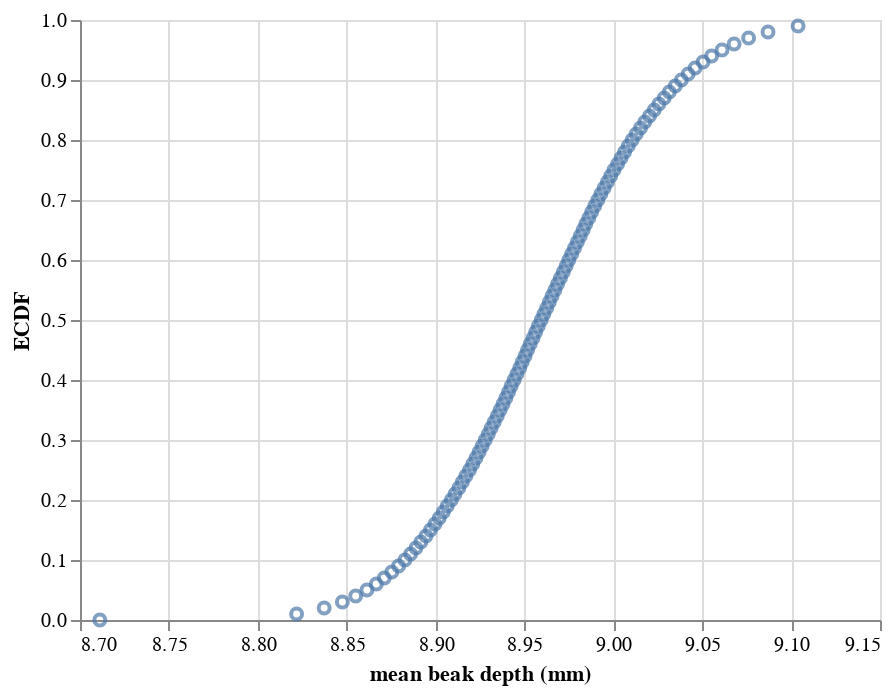

Here is the notebook cell this chart was saved with:
### Markdown cell above
Now that we have our replicas, 100,000 of them, we can plot an ECDF to see what we might expect of the mean if we were to do the experiment again.

### Code cell
# Compute ECDF
x, y = bootcamp_utils.ecdf_vals(bs_reps_1975)

# Thinned set for plotting
df_ecdf = pd.DataFrame(data={'mean beak depth (mm)': x[::1000],
                             'ECDF': y[::1000]})

# Make the plot
alt.Chart(df_ecdf
    ).mark_point(
    ).encode(
        x=alt.X('mean beak depth (mm):Q', scale=alt.Scale(zero=False)),
        y='ECDF:Q')

### Figure 1 — Vega-Lite specification as saved in the notebook (floating-point values rounded to 4 significant figures)
{"$schema": "https://vega.github.io/schema/vega-lite/v2.4.3.json", "config": {"view": {"height": 300, "width": 400}}, "data": {"values": [{"ECDF": 1e-05, "mean beak depth (mm)": 8.711}, {"ECDF": 0.01001, "mean beak depth (mm)": 8.822}, {"ECDF": 0.02001, "mean beak depth (mm)": 8.837}, {"ECDF": 0.03001, "mean beak depth (mm)": 8.848}, {"ECDF": 0.04001, "mean beak depth (mm)": 8.855}, {"ECDF": 0.05001, "mean beak depth (mm)": 8.861}, {"ECDF": 0.06001, "mean beak depth (mm)": 8.867}, {"ECDF": 0.07001, "mean beak depth (mm)": 8.871}, {"ECDF": 0.08001, "mean beak depth (mm)": 8.875}, {"ECDF": 0.09001, "mean beak depth (mm)": 8.879}, {"ECDF": 0.1, "mean beak depth (mm)": 8.883}, {"ECDF": 0.11, "mean beak depth (mm)": 8.886}, {"ECDF": 0.12, "mean beak depth (mm)": 8.889}, {"ECDF": 0.13, "mean beak depth (mm)": 8.892}, {"ECDF": 0.14, "mean beak depth (mm)": 8.895}, {"ECDF": 0.15, "mean beak depth (mm)": 8.897}, {"ECDF": 0.16, "mean beak depth (mm)": 8.9}, {"ECDF": 0.17, "mean beak depth (mm)": 8.902}, {"ECDF": 0.18, "mean beak depth (mm)": 8.904}, {"ECDF": 0.19, "mean beak depth (mm)": 8.907}, {"ECDF": 0.2, "mean beak depth (mm)": 8.909}, {"ECDF": 0.21, "mean beak depth (mm)": 8.911}, {"ECDF": 0.22, "mean beak depth (mm)": 8.913}, {"ECDF": 0.23, "mean beak depth (mm)": 8.915}, {"ECDF": 0.24, "mean beak depth (mm)": 8.917}, {"ECDF": 0.25, "mean beak depth (mm)": 8.919}, {"ECDF": 0.26, "mean beak depth (mm)": 8.921}, {"ECDF": 0.27, "mean beak depth (mm)": 8.923}, {"ECDF": 0.28, "mean beak depth (mm)": 8.924}, {"ECDF": 0.29, "mean beak depth (mm)": 8.926}, {"ECDF": 0.3, "mean beak depth (mm)": 8.928}, {"ECDF": 0.31, "mean beak depth (mm)": 8.93}, {"ECDF": 0.32, "mean beak depth (mm)": 8.931}, {"ECDF": 0.33, "mean beak depth (mm)": 8.933}, {"ECDF": 0.34, "mean beak depth (mm)": 8.935}, {"ECDF": 0.35, "mean beak depth (mm)": 8.936}, {"ECDF": 0.36, "mean beak depth (mm)": 8.938}, {"ECDF": 0.37, "mean beak depth (mm)": 8.94}, {"ECDF": 0.38, "mean beak depth (mm)": 8.941}, {"ECDF": 0.39, "mean beak depth (mm)": 8.943}, {"ECDF": 0.4, "mean beak depth (mm)": 8.944}, {"ECDF": 0.41, "mean beak depth (mm)": 8.946}, {"ECDF": 0.42, "mean beak depth (mm)": 8.947}, {"ECDF": 0.43, "mean beak depth (mm)": 8.949}, {"ECDF": 0.44, "mean beak depth (mm)": 8.95}, {"ECDF": 0.45, "mean beak depth (mm)": 8.952}, {"ECDF": 0.46, "mean beak depth (mm)": 8.953}, {"ECDF": 0.47, "mean beak depth (mm)": 8.955}, {"ECDF": 0.48, "mean beak depth (mm)": 8.956}, {"ECDF": 0.49, "mean beak depth (mm)": 8.958}, {"ECDF": 0.5, "mean beak depth (mm)": 8.959}, {"ECDF": 0.51, "mean beak depth (mm)": 8.961}, {"ECDF": 0.52, "mean beak depth (mm)": 8.963}, {"ECDF": 0.53, "mean beak depth (mm)": 8.964}, {"ECDF": 0.54, "mean beak depth (mm)": 8.966}, {"ECDF": 0.55, "mean beak depth (mm)": 8.967}, {"ECDF": 0.56, "mean beak depth (mm)": 8.969}, {"ECDF": 0.57, "mean beak depth (mm)": 8.97}, {"ECDF": 0.58, "mean beak depth (mm)": 8.972}, {"ECDF": 0.59, "mean beak depth (mm)": 8.973}, {"ECDF": 0.6, "mean beak depth (mm)": 8.975}, {"ECDF": 0.61, "mean beak depth (mm)": 8.977}, {"ECDF": 0.62, "mean beak depth (mm)": 8.978}, {"ECDF": 0.63, "mean beak depth (mm)": 8.98}, {"ECDF": 0.64, "mean beak depth (mm)": 8.981}, {"ECDF": 0.65, "mean beak depth (mm)": 8.983}, {"ECDF": 0.66, "mean beak depth (mm)": 8.984}, {"ECDF": 0.67, "mean beak depth (mm)": 8.986}, {"ECDF": 0.68, "mean beak depth (mm)": 8.988}, {"ECDF": 0.69, "mean beak depth (mm)": 8.99}, {"ECDF": 0.7, "mean beak depth (mm)": 8.991}, {"ECDF": 0.71, "mean beak depth (mm)": 8.993}, {"ECDF": 0.72, "mean beak depth (mm)": 8.995}, {"ECDF": 0.73, "mean beak depth (mm)": 8.997}, {"ECDF": 0.74, "mean beak depth (mm)": 8.999}, {"ECDF": 0.75, "mean beak depth (mm)": 9.0}, {"ECDF": 0.76, "mean beak depth (mm)": 9.002}, {"ECDF": 0.77, "mean beak depth (mm)": 9.004}, {"ECDF": 0.78, "mean beak depth (mm)": 9.006}, {"ECDF": 0.79, "mean beak depth (mm)": 9.008}, {"ECDF": 0.8, "mean beak depth (mm)": 9.011}, {"ECDF": 0.81, "mean beak depth (mm)": 9.013}, {"ECDF": 0.82, "mean beak depth (mm)": 9.015}, {"ECDF": 0.83, "mean beak depth (mm)": 9.018}, {"ECDF": 0.84, "mean beak depth (mm)": 9.02}, {"ECDF": 0.85, "mean beak depth (mm)": 9.023}, {"ECDF": 0.86, "mean beak depth (mm)": 9.026}, {"ECDF": 0.87, "mean beak depth (mm)": 9.029}, {"ECDF": 0.88, "mean beak depth (mm)": 9.031}, {"ECDF": 0.89, "mean beak depth (mm)": 9.035}, {"ECDF": 0.9, "mean beak depth (mm)": 9.038}, {"ECDF": 0.91, "mean beak depth (mm)": 9.042}, {"ECDF": 0.92, "mean beak depth (mm)": 9.046}, {"ECDF": 0.93, "mean beak depth (mm)": 9.05}, {"ECDF": 0.94, "mean beak depth (mm)": 9.055}, {"ECDF": 0.95, "mean beak depth (mm)": 9.061}, {"ECDF": 0.96, "mean beak depth (mm)": 9.068}, {"ECDF": 0.97, "mean beak depth (mm)": 9.076}, {"ECDF": 0.98, "mean beak depth (mm)": 9.087}, {"ECDF": 0.99, "mean beak depth (mm)": 9.104}]}, "encoding": {"x": {"field": "mean beak depth (mm)", "scale": {"zero": false}, "type": "quantitative"}, "y": {"field": "ECDF", "type": "quantitative"}}, "mark": "point"}
